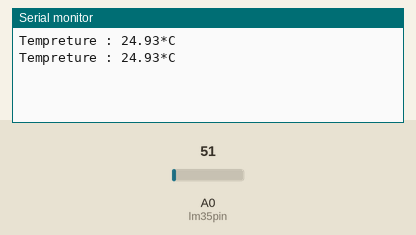
This sketch was run on a simulated Arduino Uno, built with avr-gcc and run on an emulated ATmega328P. On the bench: the last lines printed to the serial monitor. The test bench sets the inputs (shaded band); at power-on: A0 (lm35pin) = 51.

Above: at 1.8 s.
1.9 s: A0 (lm35pin) set to 61
At 2.4 s:
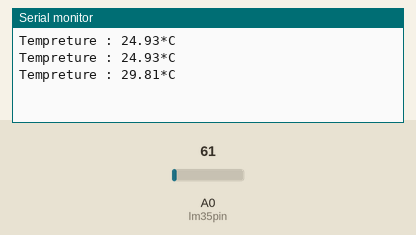
3.4 s: A0 (lm35pin) set to 71
At 4.8 s:
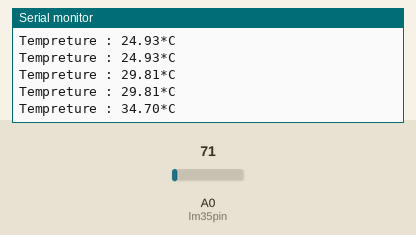
Timing chart, 0 to 6.4 s (numbered marks = the images above; inputs shaded):
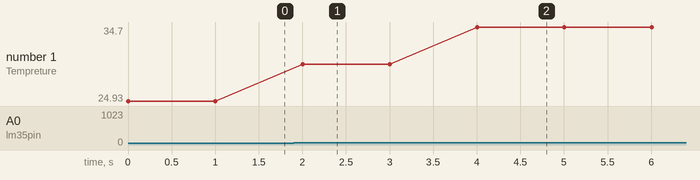

The sketch:

TempretureSensor.ino
```cpp
const int lm35pin = A0;
void setup()
{
  Serial.begin(9600);
}

void loop()
{
  int sensorValue = analogRead(lm35pin);
  float voltage = sensorValue* (5.0/1023.0);
  float tempretureC = voltage*100;
  Serial.print ("Tempreture : ");
  Serial.print(tempretureC);
  Serial.println("*C");
  delay(1000);
}
```

Measured:
- after the input at 1.9 s, the serial monitor: prints a new line after 0.10 s (image 1)
- after the input at 3.4 s, the serial monitor: prints a new line after 0.60 s (image 2)
- plotted number 1: 24.93 → 29.81 after the input at 1.9 s, 29.81 → 34.7 after the input at 3.4 s
